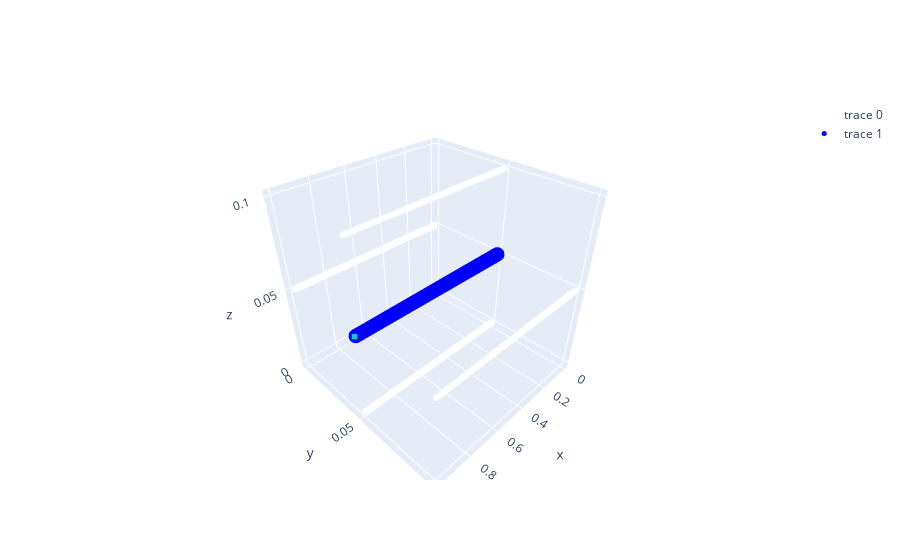

Notebook cell for this chart:
### Code cell
# ------------Mesh definition and border conditions ----
malla = Mesh(1, volumes=nx,lengths=(lx,0.1,0.1))
#-------------Definimos fronteras ----------
malla.tag_wall_dirichlet('W',TA)
malla.tag_wall_dirichlet('E',TB)
malla.draw()
